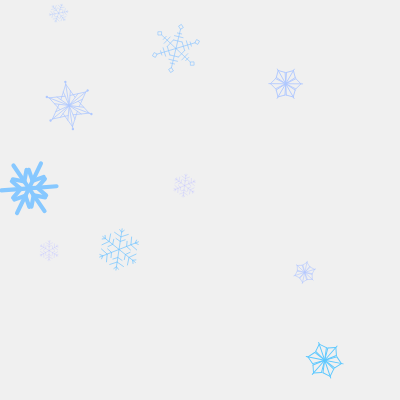
Frame 1 (no input)
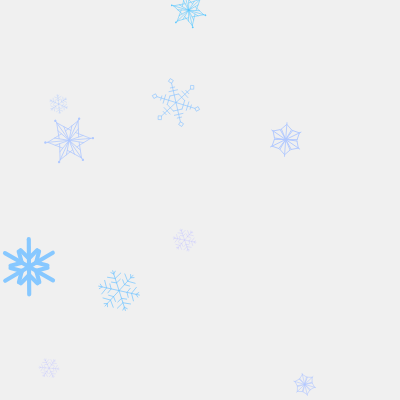
Frame 60 (no input)
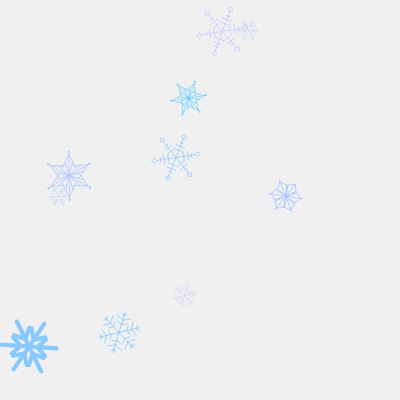
Frame 120 (the mouse pressed at the canvas centre since frame 60)

The p5.js sketch that drew these frames (run headless with seeded random() and noise() and a simulated clock; from frame 60 on, the mouse is pressed at the canvas centre):

// p5.js sketch
// ── sketch.js
let NUM = 6;
let NUM_SNOW = 10;// 雪の結晶の数
let data = [];// 空の配列

function setup() {
  createCanvas(400, 400);

  for (let i = 0; i < NUM_SNOW; i++) {
    data.push({// 配列にオブジェクトを追加
      x: random(width),
      y: random(height),
      angle: random(TWO_PI),
      radius: random(10, 30),
      col: color(random(80, 200), 200, 255),
      speed: random(0.5, 2),
      snowType: floor(random(1, 6))// 1 < x < 6 の範囲のランダム整数 -> 1 or 2 or 3 or 4 or 5
    });
  }
}

function drawSnow01(x, y, angle, radius, col) {
  strokeWeight(15);
  stroke(col);

  push();
  {
    translate(x, y);
    rotate(angle);
    scale(radius / 100);

    for (let i = 0; i < NUM; i++) {
      push();
      {
        rotate(i * TWO_PI / NUM);
        line(0, 0, 0, -100);
        line(0, 30, 30, 60);
        line(0, 30, -30, 60);
      }
      pop();
    }
  }
  pop();
}

function drawSnow02(x, y, angle, radius, col) {
  push();
  {
    translate(x, y);
    rotate(angle);
    scale(radius / 100);
    
    stroke(col);
    strokeWeight(5);
    
    for (let i = 0; i < NUM; i++) {
      push();
      {
        rotate(i * TWO_PI / NUM);
        
        line(0, 0, 0, -100);
        
        line(0, 0, 30, 60);
        line(0, 0, -30, 60);
        
        line(0, 90, 30, 60);
        line(0, 90, -30, 60);
      }
      pop();
    }
  }
  pop();
}

function drawSnow03(x, y, angle, radius, col) {
  push();
  {
    translate(x, y);
    rotate(angle);
    scale(radius / 100);
    
    stroke(col);
    strokeWeight(3);
    
    for (let i = 0; i < NUM; i++) {
      push();
      {
        rotate(i * TWO_PI / NUM);
        
        line(0, 0, 0, -100);
        
        line(0, 0, 15, 60);
        line(0, 0, -15, 60);
        
        line(0, 90, 30, 30);
        line(0, 90, -30, 30);
        
        noStroke();
        fill(col);
        circle(0, -100, 10);
      }
      pop();
    }
  }
  pop();
}

function drawSnow04(x, y, angle, radius, col) {
  push();
  {
    translate(x, y);
    rotate(angle);
    scale(radius / 100);
    
    rectMode(CENTER);
    stroke(col);
    strokeWeight(3);
    
    for (let i = 0; i < NUM; i++) {
      push();
      {
        rotate(i * TWO_PI / NUM);
        
        line(0, 0, 0, -90);
        
        line(-20, 35, 20, 35);
        line(-20, 55, 20, 55);
        line(-10, 70, 10, 70);
        
        noFill();
        translate(0, -100);
        rotate(PI / 4);
        square(0, 0, 15);
      }
      pop();
    }
  }
  pop();
}

function drawSnow05(x, y, angle, radius, col) {
  push();
  {
    translate(x, y);
    rotate(angle);
    scale(radius / 100);
    
    stroke(col);
    strokeWeight(3);
    
    for (let i = 0; i < NUM; i++) {
      push();
      {
        rotate(i * TWO_PI / NUM);
        
        line(0, 0, 0, -90);
        
        line(0, 35, 20, 45);
        line(0, 35, -20, 45);
        
        line(0, 55, 30, 70);
        line(0, 55, -30, 70);
        
        line(0, 75, 10, 85);
        line(0, 75, -10, 85);
      }
      pop();
    }
  }
  pop();
}

function draw() {
  background(240);

  for (let i = 0; i < data.length; i++) {
    let obj = data[i];// data[i]だらけになっちゃうので、変数にいれる

    obj.y += obj.speed;
    obj.angle += 0.01;

    if (obj.y - obj.radius > height) {
      obj.radius = random(10, 30);
      obj.x = random(width);
      obj.y = -obj.radius;
      obj.angle = random(TWO_PI);
      obj.color = color(random(80, 200), 200, 255);
      obj.speed = random(0.5, 2);
      obj.snowType = floor(random(1, 6));
    }

    if (obj.snowType === 1) {
      drawSnow01(obj.x, obj.y, obj.angle, obj.radius, obj.col);
    }
    if (obj.snowType === 2) {
      drawSnow02(obj.x, obj.y, obj.angle, obj.radius, obj.col);
    }
    if (obj.snowType === 3) {
      drawSnow03(obj.x, obj.y, obj.angle, obj.radius, obj.col);
    }
    if (obj.snowType === 4) {
      drawSnow04(obj.x, obj.y, obj.angle, obj.radius, obj.col);
    }
    if (obj.snowType === 5) {
      drawSnow05(obj.x, obj.y, obj.angle, obj.radius, obj.col);
    }
  }
}
